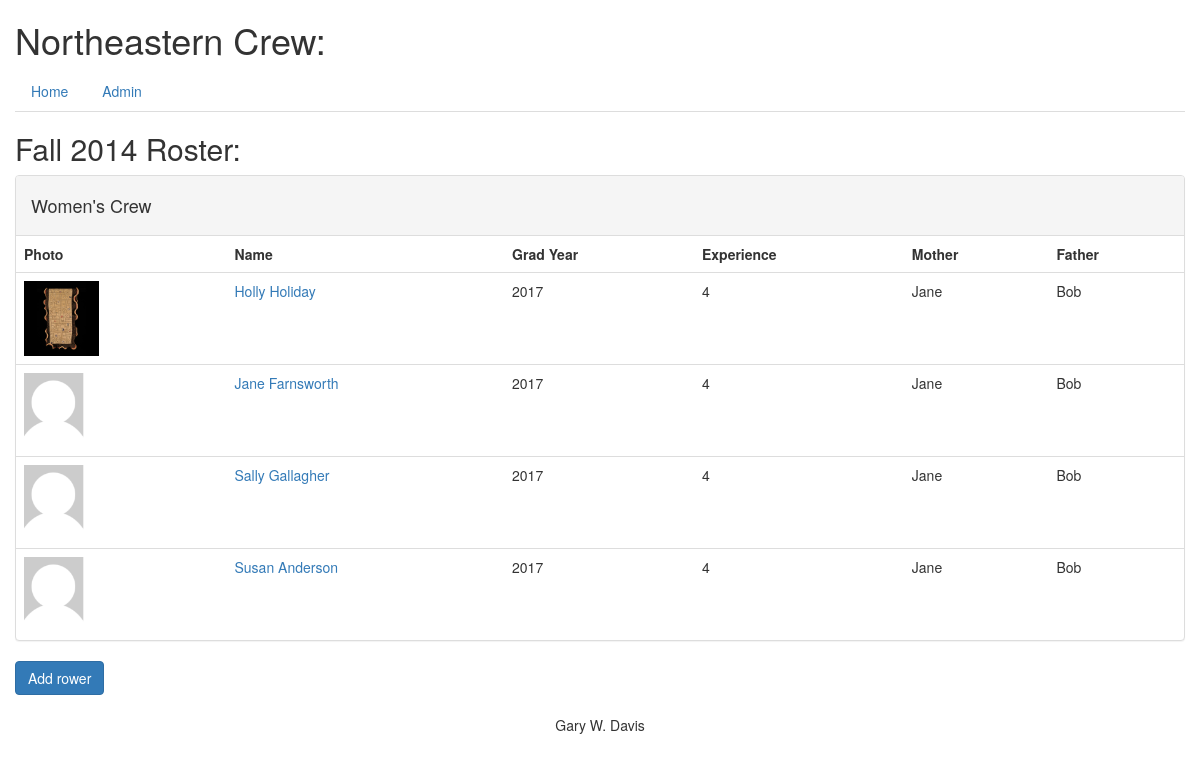
The app's page /1/roster/womens/ with its own data.
### database_setup.py (models this page shows, shortened)
class Seasons(Base):
    __tablename__ = 'seasons'
    id = Column(Integer, primary_key=True)
    name = Column(String(30), unique=True, nullable=False)
    short = Column(String(15), unique=True)
    description = Column(String(120))
    rower = relationship('Rowers', secondary='rowerseasons')

class Rowers(Base):
    __tablename__ = 'rowers'
    id = Column(Integer, primary_key=True)
    fname = Column(String(60), nullable=False)
    lname = Column(String(60), nullable=False)
    photo = Column(String(60))
    gyear = Column(String(4))
    experience = Column(String(15))
    mother = Column(String(60))
    father = Column(String(60))
    season = relationship('Seasons', secondary='rowerseasons')
    regatta = relationship('Regattas', secondary='rowerregattas')
    team = relationship('Teams', secondary='rowerteams')

### rowing.py (the view)
@app.route('/<season_id>/roster/<team_id>/')
def showRoster(season_id, team_id):
    season = db_helper.get_season_from_season_id(season_id)
    team_roster = db_helper.get_team_roster_for_team_id(team_id)
    return render_template('roster.html', team_id=team_id, season=season,
                           teamroster=team_roster)

### db_helper.py (called while the page is built)
def get_season_from_season_id(season_id):
    return session.query(Seasons).get(season_id)

def get_team_roster_for_team_id(team_id):
    return session.query(Teams).get(team_id)

### templates/roster.html
{% extends "base.html" %}
{% block content %}
{% if team_id == 'womens' %}
	<h2>{{season.name}} Roster: </h2>
  <div class="panel panel-default">
    <div class="panel-heading"><h4>Women's Crew</h4></div>
{% elif team_id =='mens' %}
	<h2>{{season.name}} Roster:</h2>
  <div class="panel panel-default">
    <div class="panel-heading"><h4>Men's Crew</h4></div>
{% endif %}
      <table class="table table-hover">
        <tr>
          <th>Photo</th>
          <th>Name</th>
          <th>Grad Year</th>
          <th>Experience</th>
          <th>Mother</th>
          <th>Father</th>
        </tr>
        {% for r in teamroster.rower %}
        <tr>
        	<td><img src="{{ url_for('static',
                       filename='images/' + r.photo)}}" alt={{r.lname}} height="75"></td>
          <td><a href='{{url_for('showRower',rower_id=r.id)}}'>{{r.fname}} {{r.lname}}</a></td>
          <td>{{r.gyear}}</td>
          <td>{{r.experience}}</td>
          <td>{{r.mother}}</td>
          <td>{{r.father}}</td>
        </tr>
        {% endfor %}
      </table>
    </div>
<p><a href='{{url_for('addRower')}}'><button type="button" class="btn btn-primary">Add rower</button></a></p>
{% endblock %}

### records on screen
Seasons: name "Fall 2014"
Rowers: photo (picture), fname "Holly", lname "Holiday", gyear "2017", experience "4", mother "Jane", father "Bob"
Rowers: photo (picture), fname "Jane", lname "Farnsworth", gyear "2017", experience "4", mother "Jane", father "Bob"
Rowers: photo (picture), fname "Sally", lname "Gallagher", gyear "2017", experience "4", mother "Jane", father "Bob"
Rowers: photo (picture), fname "Susan", lname "Anderson", gyear "2017", experience "4", mother "Jane", father "Bob"
